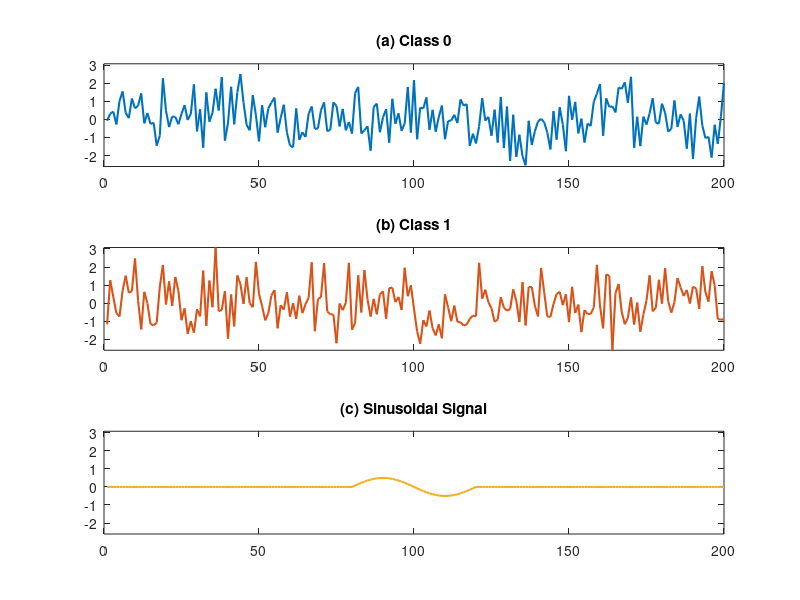

Reproduce this figure in MATLAB. (Note: this script raises an error after producing the figure.)
% Signal Visualization and Generation
% This script generates and visualizes three types of signals:
% 1. Sin wave
% 2. Random noise
% 3. Sin wave with added noise
% Created on: 2022-3-11
% Last modified: 2024-11-21

% Print status message
fprintf('Plotting samples for simulated datasets...\n\n');

% Configuration parameters
% rng(1);                     % Set random seed for reproducibility
n = 1000;                   % Number of samples to generate
d = 200;                    % Dimension of signals

% Signal ratio settings
sRatio = 2.^(0:4);          % Ratio array for signal scaling
iRatio = 2;                 % Selected ratio index
cRatio = 1 / sRatio(iRatio);% Scaling coefficient

% Generate sin wave signal
x = (1:200)';
x(1:80) = 0;
x(121:200) = 0;
sin_wave = sin(x * pi / 20) * cRatio;

% Generate noise signals
noise = randn(d, n);

% Generate noisy sin wave
noise_sin = randn(d, n) + repmat(sin_wave, [1, n]);

% Combine signals for consistent y-axis scaling
lines = [sin_wave; noise(:,1); noise_sin(:,1)];

% Create figure with three subplots
figure('Position', [100, 100, 800, 450]);

% Noise Subplot
subplot(3,1,1);
plot(noise(:,1), 'Color', [0, 0.4470, 0.7410], 'LineWidth', 1.5);
ylim([min(lines(:)), max(lines(:))]);
title('(a) Class 0', 'FontWeight', 'bold');
% grid on;

% Noisy Sin Wave Subplot
subplot(3,1,2);
plot(noise_sin(:,1), 'Color', [0.8500, 0.3250, 0.0980], 'LineWidth', 1.5);
ylim([min(lines(:)), max(lines(:))]);
title('(b) Class 1', 'FontWeight', 'bold');
% grid on;

% Sin Wave Subplot
subplot(3,1,3);
plot(sin_wave, 'Color', [0.9290, 0.6940, 0.1250], 'LineWidth', 1.5);
ylim([min(lines(:)), max(lines(:))]);
title('(c) Sinusoidal Signal', 'FontWeight', 'bold');
% grid on;

% % Adjust overall figure properties
% sgtitle('Signal Visualization', 'FontSize', 16, 'FontWeight', 'bold');
% set(gcf, 'Color', 'white');

% scale
pos=get(gcf,'Position');
scale=1.0;
set(gcf,'Position',[pos(1),pos(2),pos(3)*scale*1.,pos(4)*scale]);

% export figure
folder = 'pdf';
output_filename = 'figure_2';
remkdir(folder);
exportgraphics(gcf, sprintf('%s/%s.pdf', folder, output_filename), 'ContentType', 'vector');